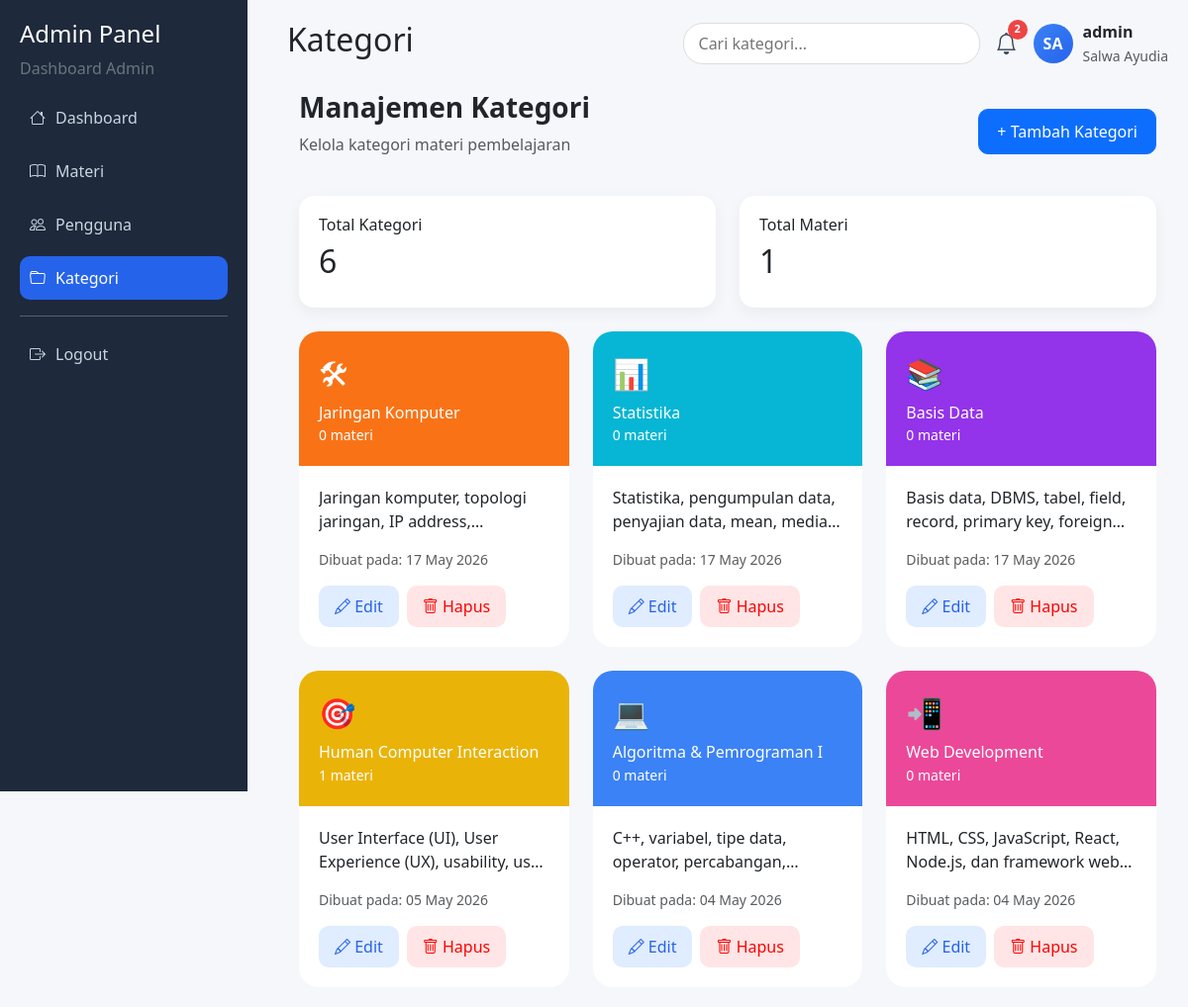
The app's page /admin/kategori.php (signed in) with its own data.
### tables this page shows
CREATE TABLE `kategori` (
  `id_kategori` int(11) NOT NULL,
  `nama_kategori` varchar(100) NOT NULL,
  `deskripsi` text DEFAULT NULL,
  `icon` varchar(10) DEFAULT NULL,
  `warna` varchar(50) DEFAULT NULL,
  `created_at` datetime DEFAULT current_timestamp()
);

### admin/kategori.php (the view, shortened to what this page needs)
<?php
require_once __DIR__ . '/../config/koneksi.php';
$nama = $_SESSION['nama_lengkap'] ?? 'Admin';
$words = explode(" ", $nama);
$inisial = "";
foreach ($words as $w) {
    if (!empty($w)) {
        $inisial .= strtoupper($w[0]);
    }
}
$total_kategori = mysqli_fetch_assoc(mysqli_query($conn, "SELECT COUNT(*) as total FROM kategori"))['total'];
$total_materi = mysqli_fetch_assoc(mysqli_query($conn, "SELECT COUNT(*) as total FROM materi"))['total'];
$query = mysqli_query($conn, "
SELECT kategori.*, COUNT(materi.id_materi) as total_materi
FROM kategori
LEFT JOIN materi ON kategori.id_kategori = materi.id_kategori
GROUP BY kategori.id_kategori
ORDER BY kategori.id_kategori DESC
");
$colors = [
    "linear-gradient(135deg, #3b82f6, #2563eb)",
    "linear-gradient(135deg, #9333ea, #7e22ce)",
    "linear-gradient(135deg, #22c55e, #16a34a)",
    "linear-gradient(135deg, #f59e0b, #d97706)",
    "linear-gradient(135deg, #ef4444, #dc2626)"
];
$i = 0;
?>
<!DOCTYPE html>
<html>
<head>
    <link href="https://cdn.jsdelivr.net/npm/bootstrap@5.3.0/dist/css/bootstrap.min.css" rel="stylesheet">
    <link href="https://cdn.jsdelivr.net/npm/bootstrap-icons/font/bootstrap-icons.css" rel="stylesheet">
</head>
<body>
    <div class="sidebar">
        <h4>Admin Panel</h4>
        <p class="text-secondary">Dashboard Admin</p>
        <a href="dashboard.php"><i class="bi bi-house"></i> Dashboard</a>
        <a href="materi.php"><i class="bi bi-book"></i> Materi</a>
        <a href="pengguna.php"><i class="bi bi-people"></i> Pengguna</a>
        <a class="active"><i class="bi bi-folder"></i> Kategori</a>
        <hr>
        <a href="logout.php"><i class="bi bi-box-arrow-right"></i> Logout</a>
    </div>
    <div class="main">
        <div class="topbar">
            <h2>Kategori</h2>
            <div class="d-flex align-items-center gap-3">
                <input type="text" id="searchTopbar" class="search-box" placeholder="Cari kategori...">
                <?php
                $total_notif = 0;
                $user_baru = mysqli_num_rows(mysqli_query($conn, "
                        SELECT id_user
                        FROM users
                        WHERE DATE(created_at) = CURDATE()
                        "));
                if ($user_baru > 0) {
                    $total_notif++;
                }
                $unduhan_hari_ini = mysqli_fetch_assoc(mysqli_query($conn, "
                        SELECT COALESCE(SUM(unduhan),0) as total
                        FROM materi
                        "));
                if ($unduhan_hari_ini['total'] > 0) {
                    $total_notif++;
                }
                ?>
                <div class="notification-wrapper">
                    <div class="notification-icon" onclick="toggleNotif()">
                        <i class="bi bi-bell"></i>
                        <span class="notif-badge">
                            <?= $total_notif ?>
                        </span>
                    </div>
                </div>
                <div class="profile">
                    <div class="avatar"><?= $inisial ?></div>
                    <div>
                        <strong><?= $_SESSION['username'] ?></strong><br>
                        <small class="text-muted"><?= $_SESSION['nama_lengkap'] ?></small>
                    </div>
                </div>
            </div>
        </div>
        <div class="container mt-4">
            <div class="d-flex justify-content-between align-items-center mb-4">
                <div>
                    <h3><b>Manajemen Kategori</b></h3>
                    <p class="text-muted">Kelola kategori materi pembelajaran</p>
                </div>
                <a href="tambah_kategori.php" class="btn btn-primary">
                    + Tambah Kategori
                </a>
            </div>
            <div class="row mb-4">
                <div class="col-md-6">
                    <div class="card-box">
                        <h6>Total Kategori</h6>
                        <h2><?= $total_kategori ?></h2>
                    </div>
                </div>
                <div class="col-md-6">
                    <div class="card-box">
                        <h6>Total Materi</h6>
                        <h2><?= $total_materi ?></h2>
                    </div>
                </div>
            </div>
            <div class="row g-4" id="kategoriContainer">
                <?php while ($k = mysqli_fetch_assoc($query)): ?>
                    <?php
                    $icon = $k['icon'] ?? '📁';
                    $deskripsi = $k['deskripsi'] ?? 'Tidak ada deskripsi';
                    $warna = !empty($k['warna']) ? $k['warna'] : $colors[$i % count($colors)];
                    ?>
                    <div class="col-md-4 kategori-item">
                        <div class="kategori-card">
                            <div class="kategori-header text-start" style="background: <?= $warna ?>">
                                <div style="font-size: 30px; margin-bottom:8px;">
                                    <?= $icon ?>
                                </div>
                                <h6 style="margin:0;"><?= $k['nama_kategori'] ?></h6>
                                <small><?= $k['total_materi'] ?> materi</small>
                            </div>
                            <div class="kategori-body">
                                <p class="deskripsi-limit"><?= $deskripsi ?></p>
                                <small class="text-muted">
                                    Dibuat pada:
                                    <?= isset($k['created_at']) ? date('d M Y', strtotime($k['created_at'])) : '-' ?>
                                </small>
                                <div class="d-flex gap-2 mt-3">
                                    <a href="edit_kategori.php?id=<?= $k['id_kategori'] ?>" class="btn btn-soft btn-edit">
                                        <i class="bi bi-pencil"></i> Edit
                                    </a>
                                    <a href="hapus_kategori.php?id=<?= $k['id_kategori'] ?>"
                                        onclick="return confirm('Yakin mau hapus kategori ini?')"
                                        class="btn btn-soft btn-hapus">
                                        <i class="bi bi-trash"></i> Hapus
                                    </a>
                                </div>
                            </div>
                        </div>
                    </div>
                <?php $i++;
                endwhile; ?>
            </div>
        </div>
    </div>
</body>
</html>

### admin/kategori.php (style rules this page uses)
body { background: #f5f7fb; font-family: 'Segoe UI', sans-serif; }
.sidebar { width: 250px; height: 100vh; position: fixed; background: #1e293b; color: white; padding: 20px; }
.sidebar a { display: flex; gap: 10px; color: #cbd5e1; padding: 10px; border-radius: 10px; text-decoration: none; margin-bottom: 10px; transition: 0.3s; }
.sidebar a.active { background: #2563eb; color: white; }
.main { margin-left: 270px; padding: 20px; }
.topbar { display: flex; justify-content: space-between; align-items: center; margin-bottom: 20px; }
.search-box { width: 300px; border-radius: 20px; padding: 8px 15px; border: 1px solid #ddd; }
.profile { display: flex; align-items: center; gap: 10px; }
.avatar { width: 40px; height: 40px; background: linear-gradient(135deg, #3b82f6, #2563eb); border-radius: 50%; display: flex; align-items: center; justify-content: center; color: white; font-weight: bold; }
.notification-wrapper { position: relative; }
.notification-icon { position: relative; cursor: pointer; font-size: 22px; color: #374151; }
.notif-badge { position: absolute; top: -8px; right: -10px; width: 20px; height: 20px; background: #ef4444; color: white; border-radius: 50%; display: flex; align-items: center; justify-content: center; font-size: 11px; font-weight: bold; }
.card-box { background: white; padding: 20px; border-radius: 15px; box-shadow: 0 5px 15px rgba(0, 0, 0, 0.05); }
.kategori-card { border-radius: 20px; overflow: hidden; transition: 0.3s; cursor: pointer; }
.kategori-header { color: white; padding: 20px; }
.kategori-body { background: white; padding: 20px; }
.kategori-body small { display: block; margin-top: 10px; }
.deskripsi-limit { display: -webkit-box; -webkit-line-clamp: 2; -webkit-box-orient: vertical; overflow: hidden; text-overflow: ellipsis; }
.btn-primary { border-radius: 10px; padding: 10px 18px; font-weight: 500; }
.btn-soft { border-radius: 10px; padding: 8px 15px; }
.btn-edit { background: #e0ecff; color: #2563eb; }
.btn-hapus { background: #ffe5e5; color: red; }

### records on screen
kategori: icon "🛠", nama_kategori "Jaringan Komputer", total_materi "0", deskripsi "Jaringan komputer, topologi jaringan, IP…", created_at "17 May 2026"
kategori: icon "📊", nama_kategori "Statistika", total_materi "0", deskripsi "Statistika, pengumpulan data, penyajian data, mean,…", created_at "17 May 2026"
kategori: icon "📚", nama_kategori "Basis Data", total_materi "0", deskripsi "Basis data, DBMS, tabel, field, record, primary key,…", created_at "17 May 2026"
kategori: icon "🎯", nama_kategori "Human Computer Interaction", total_materi "1", deskripsi "User Interface (UI), User Experience (UX), usability,…", created_at "05 May 2026"
kategori: icon "💻", nama_kategori "Algoritma & Pemrograman I", total_materi "0", deskripsi "C++, variabel, tipe data, operator,…", created_at "04 May 2026"
kategori: icon "📲", nama_kategori "Web Development", total_materi "0", deskripsi "HTML, CSS, JavaScript, React, Node.js, dan framework…", created_at "04 May 2026"

### other values on screen
$total_notif "2"
$inisial "SA"
$_SESSION['username'] "admin"
$_SESSION['nama_lengkap'] "Salwa Ayudia"
$total_kategori "6"
$total_materi "1"
